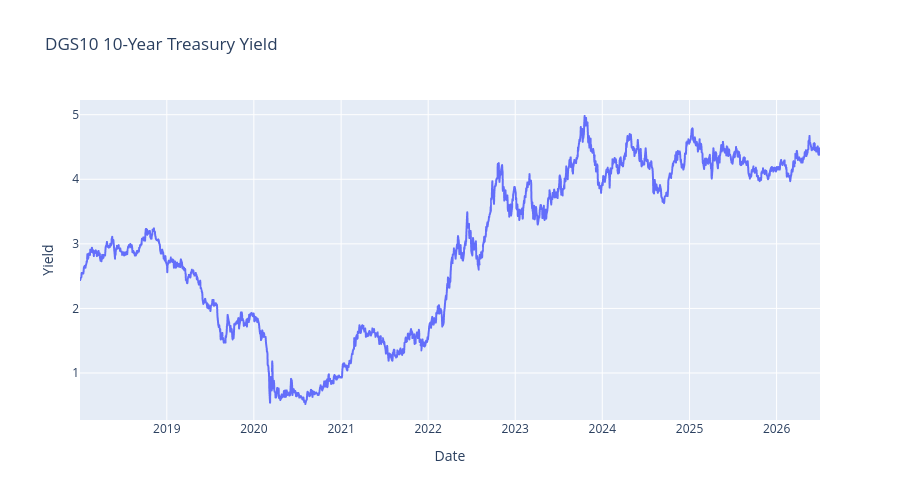

Notebook cell for this chart:
### Markdown cell above
#### DGS10 macro chart

### Code cell
fig = px.line(
    df,
    x="date",
    y="dgs10",
    title="DGS10 10-Year Treasury Yield"
)

fig.update_layout(
    xaxis_title="Date",
    yaxis_title="Yield",
    height=500
)

fig.show()

### Figure 1 — Plotly figure (JSON) as saved in the notebook; plotly's stock layout.template omitted (floating-point values rounded to 4 significant figures; data arrays with more than 128 entries replaced by an {"elided": "..."} marker saying what was removed)
{"data": [{"hovertemplate": "date=%{x}<br>dgs10=%{y}<extra></extra>", "legendgroup": "", "line": {"color": "#636efa", "dash": "solid"}, "marker": {"symbol": "circle"}, "mode": "lines", "name": "", "showlegend": false, "type": "scattergl", "x": {"elided": "2136 str values"}, "xaxis": "x", "y": {"elided": "2136 float values"}, "yaxis": "y"}], "layout": {"height": 500, "legend": {"tracegroupgap": 0}, "title": {"text": "DGS10 10-Year Treasury Yield"}, "xaxis": {"anchor": "y", "domain": [0, 1], "title": {"text": "Date"}}, "yaxis": {"anchor": "x", "domain": [0, 1], "title": {"text": "Yield"}}}}
